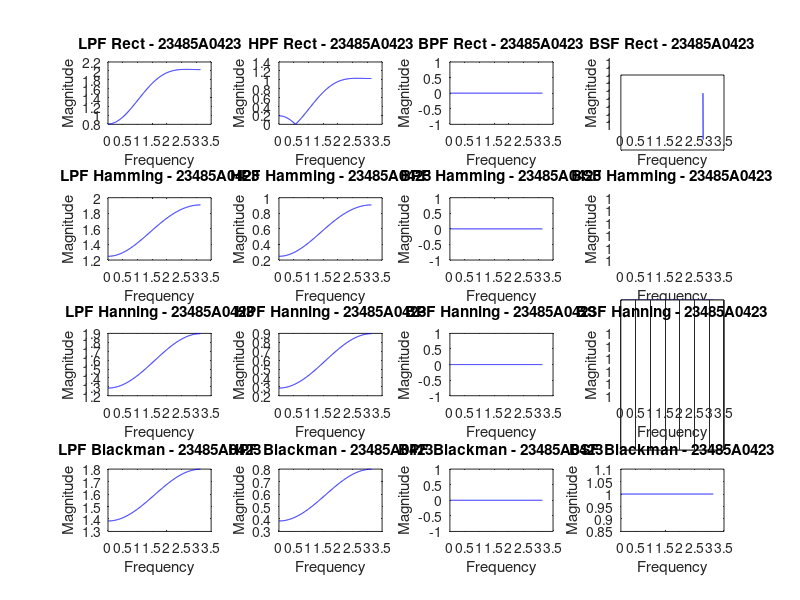

Recreate this plot in MATLAB.
clc; clear all; close all; 
wc1 = input('Enter the lower cut-off frequency: ');
wc2 = input('Enter the upper cut-off frequency: '); 
N = input('Enter the order of the filter (odd): '); 
M = (N - 1) / 2; % Mid-point for odd-order filter
n = 0:N-1; % Index from 0 to N-1
e=0.0001;
d = pi * (n - M+e);
a = sin(wc1 * (n - M+e)); 
b = sin(wc2 * (n - M+e)); 
c = sin(pi * (n - M+e)); 
% Define filter responses 
hd1 = a ./ d; %Low pass filter 
hd2 = (c - a) ./ d; % High pass filter 
hd3 = (b - a) ./ d; % Band pass filter
hd4 = (a - b + c) ./ d; % Band stop filter
% Define window functions 
w1 = rectwin(N); 
w2 = hamming(N); 
w3 = hanning(N); 
w4 = blackman(N); 
w = 0:0.008:pi; % Frequency vector for plotting 
% Apply windowing functions to each filter 
hn1 = hd1 .* w1';
hn2 = hd2 .* w1'; 
hn3 = hd3 .* w1'; 
hn4 = hd4 .* w1'; 
hn5 = hd1 .* w2';
hn6 = hd2 .* w2'; 
hn7 = hd3 .* w2'; 
hn8 = hd4 .* w2';
hn9 = hd1 .* w3'; 
hn10 = hd2 .* w3'; 
hn11 = hd3 .* w3'; 
hn12 = hd4 .* w3'; 
hn13 = hd1 .* w4'; 
hn14 = hd2 .* w4'; 
hn15 = hd3 .* w4'; 
hn16 = hd4 .* w4';
% Calculate the frequency response using freqz
h1 = freqz(hn1, 1, w);
h2 = freqz(hn2, 1, w);
h3 = freqz(hn3, 1, w);
h4 = freqz(hn4, 1, w);
h5 = freqz(hn5, 1, w); 
h6 = freqz(hn6, 1, w); 
h7 = freqz(hn7, 1, w); 
h8 = freqz(hn8, 1, w); 
h9 = freqz(hn9, 1, w); 
h10 = freqz(hn10, 1, w); 
h11 = freqz(hn11, 1, w); 
h12 = freqz(hn12, 1, w);
h13 = freqz(hn13, 1, w); 
h14 = freqz(hn14, 1, w); 
h15 = freqz(hn15, 1, w); 
h16 = freqz(hn16, 1, w); 
% Plot frequency responses of each filter 
figure; 
% Rectangular Window
subplot(4, 4, 1);
plot(w, abs(h1), 'b-');
xlabel('Frequency');
ylabel('Magnitude');
title('LPF Rect - 23485A0423');
subplot(4, 4, 2);
plot(w, abs(h2), 'b-');
xlabel('Frequency');
ylabel('Magnitude');
title('HPF Rect - 23485A0423');
subplot(4, 4, 3);
plot(w, abs(h3), 'b-');
xlabel('Frequency');
ylabel('Magnitude');
title('BPF Rect - 23485A0423');
subplot(4, 4, 4);
plot(w, abs(h4), 'b-');
xlabel('Frequency');
ylabel('Magnitude');
title('BSF Rect - 23485A0423');
% Hamming Window
subplot(4, 4, 5);
plot(w, abs(h5), 'b-');
xlabel('Frequency');
ylabel('Magnitude');
title('LPF Hamming - 23485A0423');
subplot(4, 4, 6);
plot(w, abs(h6), 'b-');
xlabel('Frequency');
ylabel('Magnitude');
title('HPF Hamming - 23485A0423');
subplot(4, 4, 7);
plot(w, abs(h7), 'b-');
xlabel('Frequency');
ylabel('Magnitude');
title('BPF Hamming - 23485A0423');
subplot(4, 4, 8);
plot(w, abs(h8), 'b-');
xlabel('Frequency');
ylabel('Magnitude');
title('BSF Hamming - 23485A0423');
% Hanning Window
subplot(4, 4, 9);
plot(w, abs(h9), 'b-');
xlabel('Frequency');
ylabel('Magnitude');
title('LPF Hanning - 23485A0423');
subplot(4, 4, 10);
plot(w, abs(h10), 'b-');
xlabel('Frequency');
ylabel('Magnitude');
title('HPF Hanning - 23485A0423');
subplot(4, 4, 11);
plot(w, abs(h11), 'b-');
xlabel('Frequency');
ylabel('Magnitude');
title('BPF Hanning - 23485A0423');
subplot(4, 4, 12);
plot(w, abs(h12), 'b-');
xlabel('Frequency');
ylabel('Magnitude');
title('BSF Hanning - 23485A0423');
% Blackman Window
subplot(4, 4, 13);
plot(w, abs(h13), 'b-');
xlabel('Frequency');
ylabel('Magnitude');
title('LPF Blackman - 23485A0423');
subplot(4, 4, 14);
plot(w, abs(h14), 'b-');
xlabel('Frequency');
ylabel('Magnitude');
title('HPF Blackman - 23485A0423');
subplot(4, 4, 15);
plot(w, abs(h15), 'b-');
xlabel('Frequency');
ylabel('Magnitude');
title('BPF Blackman - 23485A0423');
subplot(4, 4, 16);
plot(w, abs(h16), 'b-');
xlabel('Frequency');
ylabel('Magnitude');
title('BSF Blackman - 23485A0423');